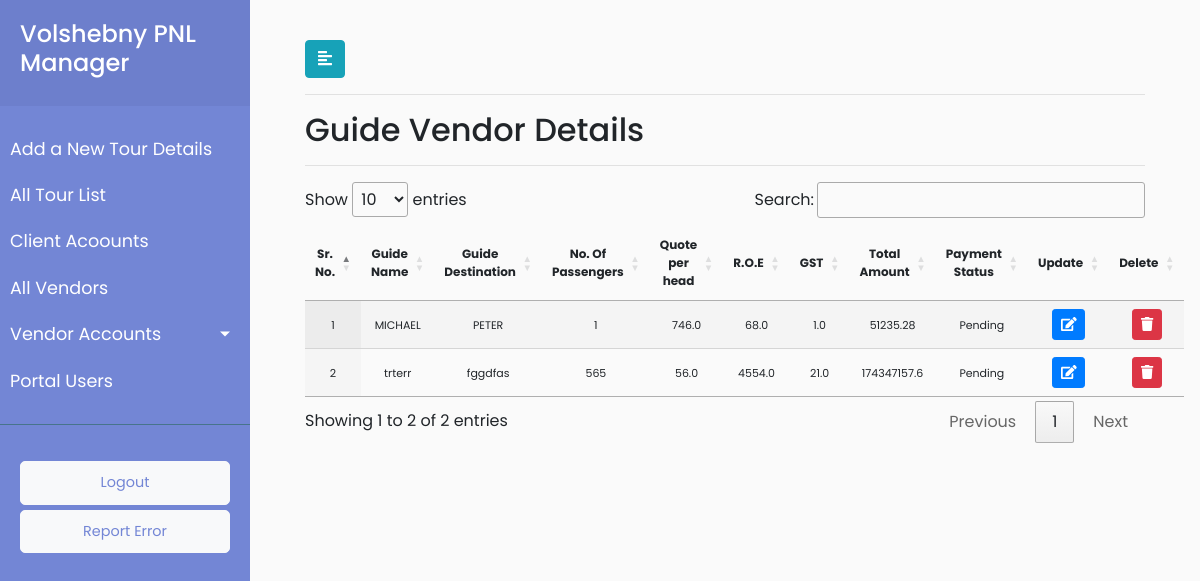
Screenshot of /vendor/details/guide/18/Pending/ (signed in) with the database file from the repository.
### payment/models.py (models this page shows, shortened)
class Service(models.Model):
        payment_status=(('Pending','Pending'),('Done','Done'))
        service_vendor_id = models.ForeignKey(Vendor, on_delete = models.CASCADE,default="2")
        service_number_of_passengers =  models.CharField(max_length=920,blank=True)
        service_quote_per_head = models.FloatField(blank=True)
        service_roe = models.FloatField(blank=True)
        service_gst = models.FloatField(blank=True)
        service_total_amount =  models.FloatField(default=0.0,blank=True)
        service_payment_method = models.CharField(max_length=920,default="")
        service_vendor_payment_status = models.CharField(choices=payment_status,max_length=920,default="Pending")
        objects = InheritanceManager()
        service_id = models.ForeignKey(Groupdescription, on_delete = models.CASCADE,default="11")

class Guide(Service):
        service_type = models.CharField(max_length=920,default="Guide Service")
        Guide_Name = models.CharField(max_length=920)
        Guide_Destination = models.CharField(max_length=920)
        guide_date = models.DateTimeField(default=timezone.now)
        class Meta:
                verbose_name_plural = "Guide"
                verbose_name = "Guide"

class Service(models.Model):
        payment_status=(('Pending','Pending'),('Done','Done'))
        service_vendor_id = models.ForeignKey(Vendor, on_delete = models.CASCADE,default="2")
        service_number_of_passengers =  models.CharField(max_length=920,blank=True)
        service_quote_per_head = models.FloatField(blank=True)
        service_roe = models.FloatField(blank=True)
        service_gst = models.FloatField(blank=True)
        service_total_amount =  models.FloatField(default=0.0,blank=True)
        service_payment_method = models.CharField(max_length=920,default="")
        service_vendor_payment_status = models.CharField(choices=payment_status,max_length=920,default="Pending")
        objects = InheritanceManager()
        service_id = models.ForeignKey(Groupdescription, on_delete = models.CASCADE,default="11")

### payment/views.py (the view)
# urls.py: re_path(r'^vendor/details/guide/(?P<vendor_id>[\w\-\s\(\)]+)/(?P<payment_status>\w+)/$',views.vendor_accounts_guide_details,name='vendor_accounts_guide_details'),
@login_required(login_url='/user_login')
def vendor_accounts_guide_details(request,vendor_id,payment_status):
    userrole = request.user.user_role
    vendor_pending = Guide.objects.filter(service_vendor_id=vendor_id,service_vendor_payment_status=payment_status).all()
    data = {"userrole":userrole, "guides": vendor_pending }
    return render(request, 'payment/vendor_accounts_guide_details.html',data)

### payment/templates/payment/vendor_accounts_guide_details.html (shortened to what this page needs)
{% extends 'payment/base.html' %}
{% load static %}
{% block stylesheets %}
<link rel="stylesheet" href="//cdn.datatables.net/1.10.19/css/jquery.dataTables.min.css">
{% endblock %}
{% block content %}
<div id="content">
	<div class="container-fluid">
		<button type="button" id="sidebarCollapse" class="btn btn-info">
			<i class="fas fa-align-left"></i>
		</button>
           <hr>
               <h2>Guide Vendor Details</h2>
                <hr>
                         <div>
                       {% if guides %}
                       <table id="test_table" class="display" style="width:100%; text-align: center">
                       <thead style="font-size:12px">
                                <tr>
                                    <th class="text-center" scope="col">Sr. No.</th>
                                    <th class="text-center" scope="col">Guide Name</th>
                                    <th class="text-center" scope="col">Guide Destination</th>
                                    <th class="text-center" scope="col">No. Of Passengers</th>
                                      <th class="text-center" scope="col">Quote per head</th>
                                     <th class="text-center" scope="col">R.O.E</th>
                                     <th class="text-center" scope="col">GST</th>
                                     <th class="text-center" scope="col">Total Amount</th>
                                     <th class="text-center" scope="col">Payment Status</th>
                                    <th class="text-center" scope="col">Update</th>
                                    <th class="text-center" scope="col">Delete</th>
                                </tr>
                            </thead>
                            <tbody style="font-size:11px">
                            {% for guide in guides %}
                                <tr>
                                    <td class="text-center" scope="row" >{{ forloop.counter }}</td>
                                    <td class="text-center">{{ guide.Guide_Name }}</td>
                                    <td class="text-center">{{ guide.Guide_Destination }}</td>
                                    <td class="text-center">{{ guide.service_number_of_passengers }}</td>
                                    <td class="text-center">{{ guide.service_quote_per_head }}</td>
                                    <td class="text-center">{{ guide.service_roe }}</td>
                                    <td class="text-center">{{ guide.service_gst }}</td>
                                    <td class="text-center">{{ guide.service_total_amount }}</td>
                                    <td class="text-center">{{ guide.service_vendor_payment_status }}</td>
                                    <td>
                            <button type="button" class="update_guide btn btn-sm btn-primary" data-id="{% url 'payment:vendor_guide_detail_update' guide.pk %}">
                                <span class="fa fa-edit"></span>
                            </button>
                        </td>
                        <td>
                            <button type="button" class="delete_guide btn btn-sm btn-danger" data-id="{% url 'payment:vendor_guide_detail_delete' guide.pk %}">
                                <span class="fa fa-trash"></span>
                            </button>
                        </td>
                                </tr>
                                {% endfor %}
                            </tbody>
                             </table>
                             {% else %}
			<p class="no-leads text-primary">No entry added yet.</p>
			{% endif %}
                </div>
            </div>
            </div>
{% endblock %}

### payment/static/payment/style.css (style rules this page uses)
body { font-family: 'Poppins', sans-serif; background: #fafafa; }
#content { width: calc(100% - 250px); padding: 40px; min-height: 100vh; transition: all 0.3s; position: absolute; top: 0; right: 0; }

### rows the page displays
Guide: Guide_Name "MICHAEL", Guide_Destination "PETER", service_number_of_passengers "1", service_quote_per_head "746.0", service_roe "68.0", service_gst "1.0", service_total_amount "51235.28", service_vendor_payment_status "Pending"
Guide: Guide_Name "trterr", Guide_Destination "fggdfas", service_number_of_passengers "565", service_quote_per_head "56.0", service_roe "4554.0", service_gst "21.0", service_total_amount "174347157.6", service_vendor_payment_status "Pending"
